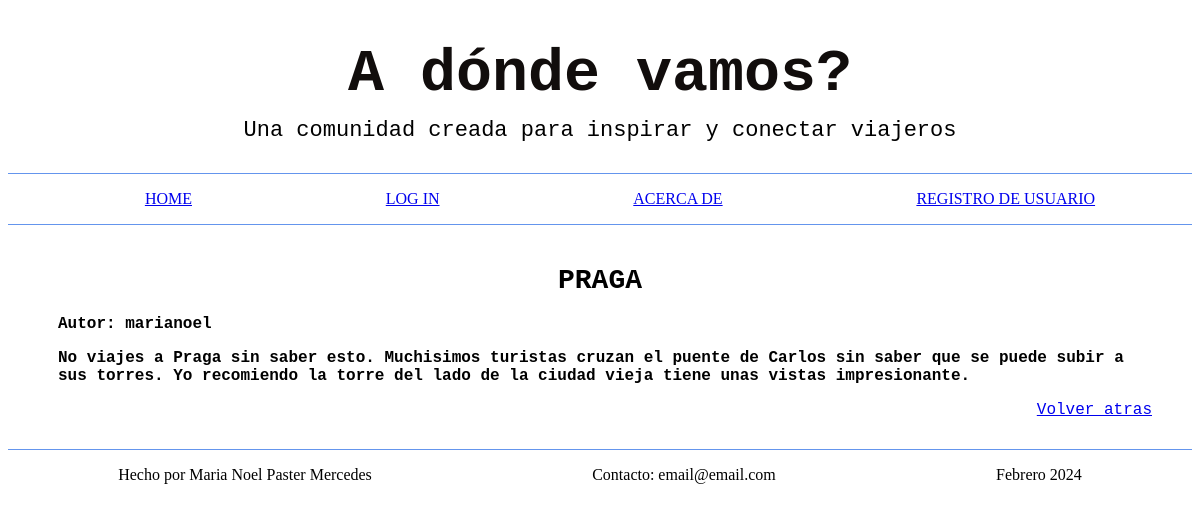
Page /post/9 on the committed database.
### tables this page shows
CREATE TABLE posts(
    id INTEGER PRIMARY KEY AUTOINCREMENT,
    autor TEXT NOT NULL,
    titulo TEXT NOT NULL,
    comentario TEXT NOT NULL
);

### mine.py (the view)
@app.route('/post/<id>')
def post_id(id):
    conn, cursor = get_db_connection()
    cursor.execute("SELECT * FROM posts WHERE posts.id == ?" , id)
    post = cursor.fetchone()
    conn.close()
    return render_template("post.html" , nombre = "Maria Noel Paster Mercedes" , post=post)

### mine.py (called while the page is built)
def get_db_connection():
    conn = sqlite3.connect('proyecto_python.db')
    cursor = conn.cursor()
    return conn, cursor

### templates/post.html (shortened to what this page needs)
{% extends "herencia.html" %}
{% block head %}
    <link rel="stylesheet" type="text/css" href="{{ url_for('static', filename='css/style.css')}}">
{% endblock %}
{% block main%}
    <main>
        <div>
            <h1 class="all_titles">{{ post[2] }}</h1>
        </div>
        <div class="text">
            <p>Autor: {{ post[1] }}</p>
            <p>{{post[3]}}</p>
        </div>
        <div class="ref">
        <a  href="/">Volver atras</a>
        </div>
    </main>
{% endblock%}

### static/css/style.css (style rules this page uses)
.all_titles { color: black; text-align: center; font-size: 28px; margin-top: 40px; font-family: "Courier New", monospace; }
.text { margin-left: 50px; margin-right: 50px; font-weight: bold; font-family: 'Courier New', Courier, monospace; }
.ref { margin-right: 40px; text-align: end; font-family: 'Courier New', Courier, monospace; }

### rows in the picture
posts: titulo "PRAGA", autor "marianoel", comentario "No viajes a Praga sin saber esto. Muchisimos turistas cruzan el puente de Carlos sin saber que se puede subir a sus torres. Yo recomiendo la torre del lado de la ciudad vieja tiene unas vistas impresionante."

### other values in the picture
{{ nombre }} "Maria Noel Paster Mercedes"
